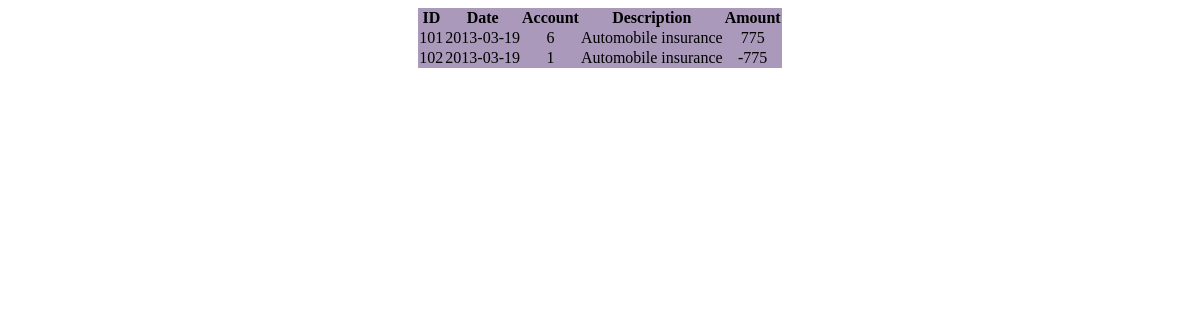
Page /view/transaction.php on the committed database.
### tables this page shows
CREATE TABLE transaction(
	id		int		PRIMARY KEY
	,date		date	
	,account_id	int		REFERENCES account(id)
	,description	varchar(120)
	,amount		double
);

### view/transaction.php (the view, shortened to what this page needs)
<!DOCTYPE html>
<html>
<head>
<link rel="stylesheet" type="text/css" href="../geldbuch.css"/>
</head>
<body>
<div id="tableDiv">
<?php
$selectStatement = "SELECT * FROM transaction;";
$result = mysql_query($selectStatement);
$num_rows = mysql_num_rows($result);
print "<TABLE align=center><TR><TH>ID</TH><TH>Date</TH><TH>Account</TH><TH>Description</TH><TH>Amount</TH>";
for ($i = 0; $i < $num_rows; $i++) {
   $row = mysql_fetch_row($result);
   print "<TR><TD class='transaction_id' id='transaction$row[0]'>$row[0]</TD>
   <TD class='transaction_date'>$row[1]</TD>
   <TD class='transaction_account_id'>$row[2]</TD>
   <TD class='transaction_description'>$row[3]</TD>
   <TD class='transaction_amount'>$row[4]</TD>";
}
print "</TABLE>";
?>
</div>
</body>
</html>

### geldbuch.css (style rules this page uses)
table { background-color:#AA99BB; border-collapse: collapse; }
table td { text-align: center; border: 5px; }
table tr { text-align: center; border: 2px; }

### rows in the picture
transaction: id "101", date "2013-03-19", account "6", description "Automobile insurance", amount "775"
transaction: id "102", date "2013-03-19", account "1", description "Automobile insurance", amount "-775"
